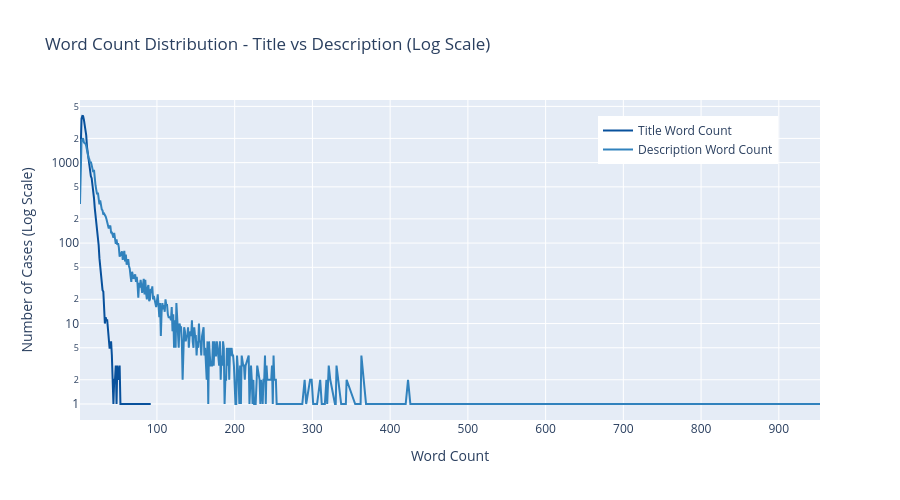

This figure's notebook cell:
### Code cell
# =============================================================================
# Word Count Distribution - Line Graph Analysis
# =============================================================================

from plotly.subplots import make_subplots

# Compute frequency distributions
title_freq = master_df['title_word_count'].value_counts().sort_index()
desc_freq = master_df['description_word_count'].value_counts().sort_index()

fig = go.Figure()

fig.add_trace(go.Scatter(
    x=title_freq.index,
    y=title_freq.values,
    mode='lines',
    name='Title Word Count',
    line=dict(color='#08519c', width=2),
    hovertemplate='Word Count: %{x}<br>Cases: %{y:,}<extra>Title</extra>'
))

fig.add_trace(go.Scatter(
    x=desc_freq.index,
    y=desc_freq.values,
    mode='lines',
    name='Description Word Count',
    line=dict(color='#3182bd', width=2),
    hovertemplate='Word Count: %{x}<br>Cases: %{y:,}<extra>Description</extra>'
))

fig.update_layout(
    title='Word Count Distribution - Title vs Description (Log Scale)',
    xaxis_title='Word Count',
    yaxis_title='Number of Cases (Log Scale)',
    yaxis_type='log',
    height=500,
    hovermode='x unified',
    legend=dict(x=0.7, y=0.95)
)
fig.show()

# Low word count analysis - potential model impact
thresholds = [3, 5, 10]
print("=" * 70)
print("LOW WORD COUNT ANALYSIS - Potential Impact on Model Performance")
print("=" * 70)

for t in thresholds:
    title_low = (master_df['title_word_count'] <= t).sum()
    desc_low = (master_df['description_word_count'] <= t).sum()
    combined_low = (master_df['combined_word_count'] <= t).sum()
    print(f"\n  Word count <= {t}:")
    print(f"    Titles:       {title_low:>6,} ({100*title_low/len(master_df):.2f}%)")
    print(f"    Descriptions: {desc_low:>6,} ({100*desc_low/len(master_df):.2f}%)")
    print(f"    Combined:     {combined_low:>6,} ({100*combined_low/len(master_df):.2f}%)")

print(f"\n{'=' * 70}")
print(f"Total records: {len(master_df):,}")
print(f"\nNote: Very short texts (<=5 words) provide limited semantic signal")
print(f"for BERT embeddings and may hurt classification accuracy.")

### Figure 1 — Plotly figure (JSON) as saved in the notebook; plotly's stock layout.template omitted (floating-point values rounded to 4 significant figures; data arrays with more than 128 entries replaced by an {"elided": "..."} marker saying what was removed)
{"data": [{"hovertemplate": "Word Count: %{x}<br>Cases: %{y:,}<extra>Title</extra>", "line": {"color": "#08519c", "width": 2}, "mode": "lines", "name": "Title Word Count", "type": "scatter", "x": [1, 2, 3, 4, 5, 6, 7, 8, 9, 10, 11, 12, 13, 14, 15, 16, 17, 18, 19, 20, 21, 22, 23, 24, 25, 26, 27, 28, 29, 30, 31, 32, 33, 34, 35, 36, 37, 38, 39, 40, 41, 42, 44, 45, 46, 47, 48, 49, 50, 52, 53, 54, 56, 57, 59, 60, 63, 66, 70, 75, 76, 80, 92], "y": [749, 2094, 3531, 3798, 3780, 3419, 2962, 2529, 2179, 1572, 1312, 991, 879, 702, 677, 640, 535, 466, 363, 272, 218, 173, 158, 117, 94, 65, 49, 45, 34, 26, 25, 13, 10, 12, 11, 11, 8, 7, 5, 5, 6, 4, 1, 2, 2, 3, 1, 3, 2, 3, 1, 1, 1, 1, 1, 1, 1, 1, 1, 1, 1, 1, 1]}, {"hovertemplate": "Word Count: %{x}<br>Cases: %{y:,}<extra>Description</extra>", "line": {"color": "#3182bd", "width": 2}, "mode": "lines", "name": "Description Word Count", "type": "scatter", "x": {"elided": "307 int values"}, "y": {"elided": "307 int values"}}], "layout": {"height": 500, "hovermode": "x unified", "legend": {"x": 0.7, "y": 0.95}, "title": {"text": "Word Count Distribution - Title vs Description (Log Scale)"}, "xaxis": {"title": {"text": "Word Count"}}, "yaxis": {"title": {"text": "Number of Cases (Log Scale)"}, "type": "log"}}}
